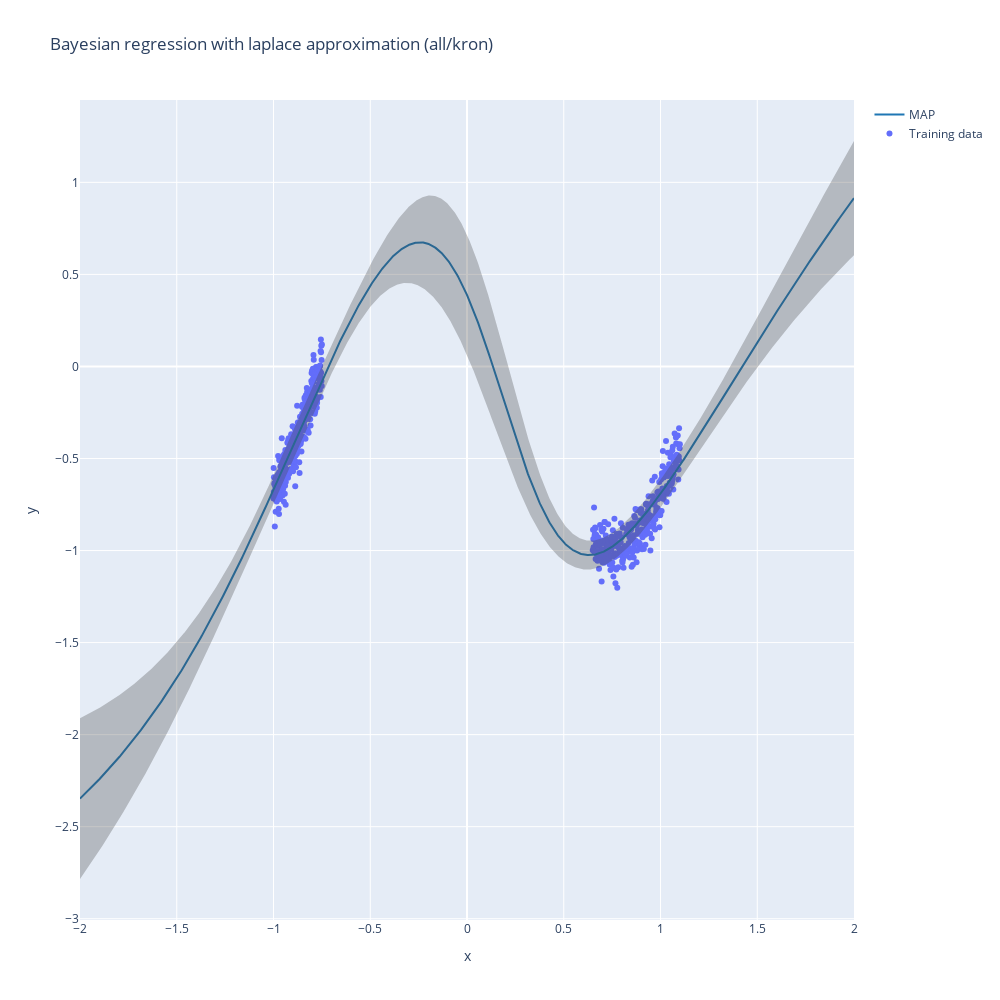

The cell this chart's notebook holds for it:
### Code cell
la = experiment_btwn.train_la(model=model, dataloader=experiment_btwn.train_dataloader, subset_of_weights="all", hessian_structure="kron", sigma_noise=0.075)
experiment_la(la, X_tr=X_train, y_tr=y_train, X_te=X_test, title="Bayesian regression with laplace approximation (all/kron)")

### Figure 1 — Plotly figure (JSON) as saved in the notebook; plotly's stock layout.template omitted (floating-point values rounded to 4 significant figures; data arrays with more than 128 entries replaced by an {"elided": "..."} marker saying what was removed)
{"data": [{"mode": "markers", "name": "Training data", "type": "scatter", "x": {"elided": "670 float values"}, "y": {"elided": "670 float values"}}, {"line": {"color": "rgb(31, 119, 180)"}, "mode": "lines", "name": "MAP", "type": "scatter", "x": {"elided": "1000 float values"}, "y": {"elided": "1000 float values"}}, {"line": {"width": 0}, "marker": {"color": "#444"}, "mode": "lines", "name": "Upper Bound", "showlegend": false, "type": "scatter", "x": {"elided": "1000 float values"}, "y": {"elided": "1000 float values"}}, {"fill": "tonexty", "fillcolor": "rgba(68, 68, 68, 0.3)", "line": {"width": 0}, "marker": {"color": "#444"}, "mode": "lines", "name": "Lower Bound", "showlegend": false, "type": "scatter", "x": {"elided": "1000 float values"}, "y": {"elided": "1000 float values"}}], "layout": {"autosize": false, "height": 1000, "hovermode": "x", "title": {"text": "Bayesian regression with laplace approximation (all/kron)"}, "width": 1000, "xaxis": {"title": {"text": "x"}}, "yaxis": {"title": {"text": "y"}}}}
